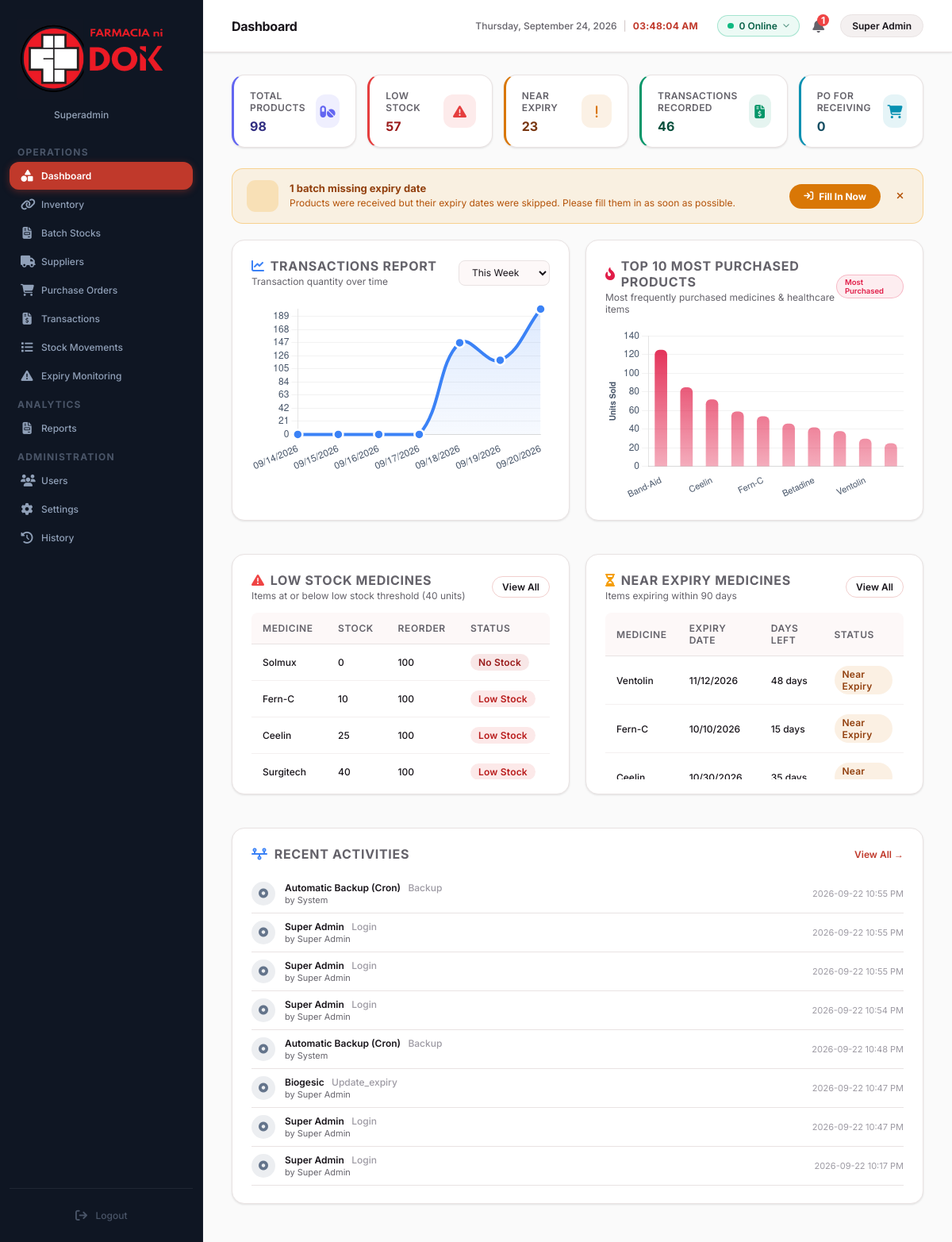
Page / (signed in) on the earlier database version.
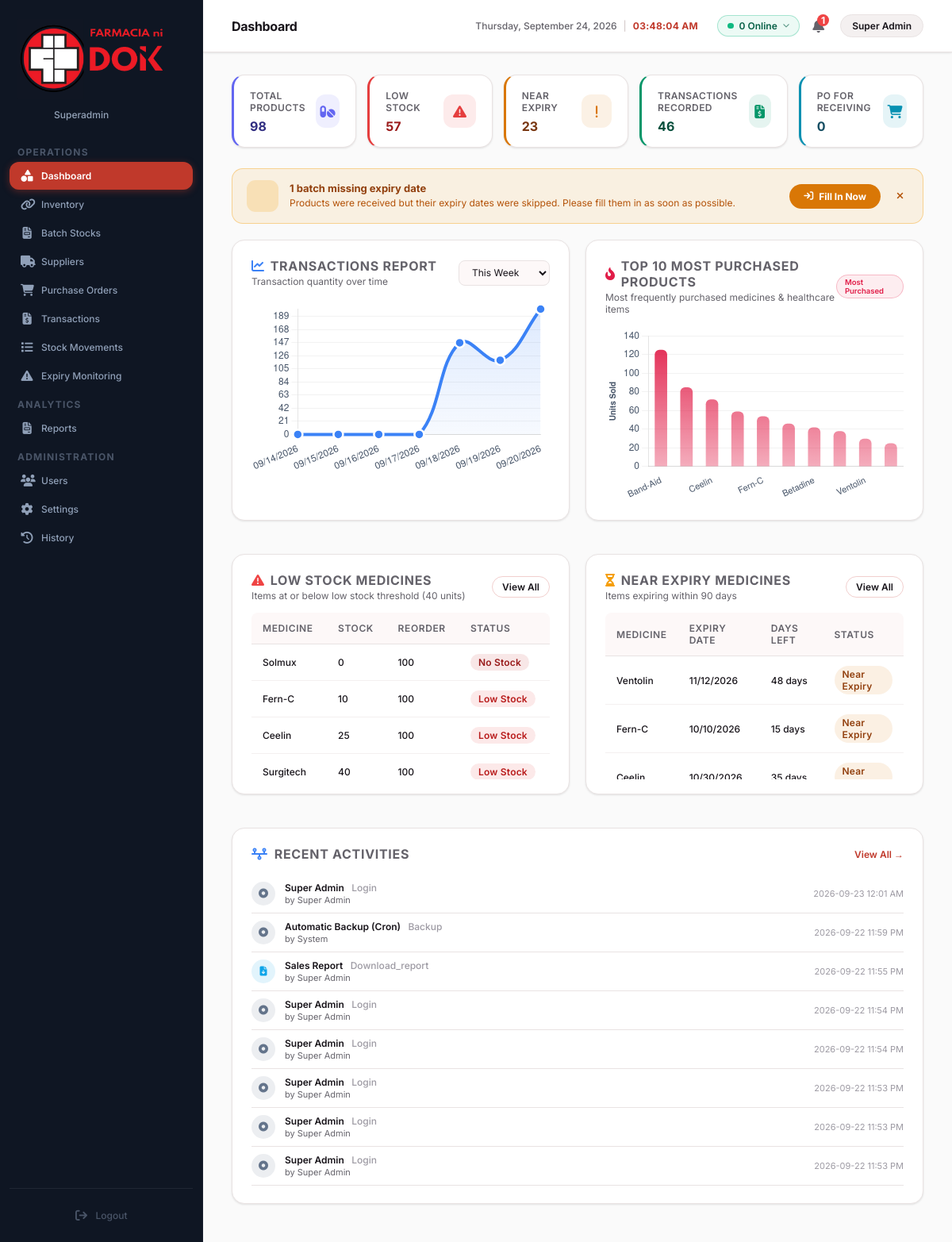
Same page on the later database version.
### tables this page shows
CREATE TABLE inventory (
            id TEXT PRIMARY KEY,
            generic TEXT,
            brand TEXT NOT NULL,
            category TEXT NOT NULL,
            stock INTEGER NOT NULL,
            reorder_point INTEGER NOT NULL,
            status TEXT NOT NULL,
            product_name TEXT NOT NULL,
            description TEXT NOT NULL,
            unit_of_measure TEXT NOT NULL,
            purchase_price REAL NOT NULL,
            supplier TEXT NOT NULL,
            archived_at TEXT DEFAULT NULL,
            deleted_at TEXT DEFAULT NULL
        );

CREATE TABLE batches (
            id TEXT PRIMARY KEY,
            medicine_id TEXT NOT NULL,
            expiry_date TEXT,
            current_qty INTEGER NOT NULL,
            status TEXT NOT NULL,
            expiry_pending INTEGER DEFAULT 0,
            FOREIGN KEY (medicine_id) REFERENCES inventory (id)
        );

CREATE TABLE activity_log (
            id INTEGER PRIMARY KEY AUTOINCREMENT,
            action TEXT NOT NULL,
            target_type TEXT NOT NULL,
            target_id TEXT NOT NULL,
            target_name TEXT NOT NULL,
            performed_by TEXT NOT NULL,
            performed_at TEXT NOT NULL
        , details TEXT DEFAULT '');

### app.py (the view)
@app.route('/')
def dashboard():
    conn = get_db_connection()
    total_medicines = conn.execute("SELECT COUNT(*) FROM inventory WHERE archived_at IS NULL AND deleted_at IS NULL").fetchone()[0]
    low_stock = conn.execute("SELECT COUNT(*) FROM inventory WHERE status IN ('Low Stock', 'No Stock') AND archived_at IS NULL AND deleted_at IS NULL").fetchone()[0]
    near_expiry_setting = conn.execute("SELECT value FROM settings WHERE key = 'near_expiry_warning'").fetchone()
    try:
        near_expiry_days = int(near_expiry_setting['value']) if near_expiry_setting else 90
    except (ValueError, TypeError):
        near_expiry_days = 90
    from datetime import datetime
    all_batches_raw = conn.execute("SELECT expiry_date FROM batches WHERE current_qty > 0").fetchall()
    near_expiry = 0
    for b in all_batches_raw:
        try:
            expiry_dt = datetime.strptime(b['expiry_date'], '%m/%d/%Y')
            days_left = (expiry_dt - datetime.now()).days
            if 0 < days_left <= near_expiry_days:
                near_expiry += 1
        except Exception:
            pass
    sales_recorded = conn.execute('SELECT COUNT(*) FROM sales').fetchone()[0]
    po_receiving = conn.execute("SELECT COUNT(*) FROM purchase_orders WHERE status = 'For Receiving'").fetchone()[0]
    try:
        pending_expiry = conn.execute("SELECT COUNT(*) FROM batches WHERE expiry_pending = 1").fetchone()[0]
    except Exception:
        pending_expiry = 0
    low_stock_meds = conn.execute("SELECT brand as medicine, stock, reorder_point, status FROM inventory WHERE status IN ('Low Stock', 'No Stock') AND archived_at IS NULL AND deleted_at IS NULL LIMIT 5").fetchall()
    near_expiry_meds_raw = conn.execute('''
        SELECT i.brand as medicine, b.expiry_date, b.status
        FROM batches b
        JOIN inventory i ON b.medicine_id = i.id
        WHERE b.current_qty > 0 AND b.status NOT IN ('Disposed', 'Expired')
    ''').fetchall()
    near_expiry_meds = []
    for b in near_expiry_meds_raw:
        try:
            expiry_dt = datetime.strptime(b['expiry_date'], '%m/%d/%Y')
            days_left = (expiry_dt - datetime.now()).days
        except Exception:
            days_left = None
        if days_left is not None and 0 < days_left <= near_expiry_days:
            near_expiry_meds.append({
                'medicine': b['medicine'],
                'expiry_date': b['expiry_date'],
                'days_left': f"{days_left} days",
                'status': 'Near Expiry'
            })
    near_expiry_meds = near_expiry_meds[:5]
    all_sales = conn.execute('SELECT sale_date, qty FROM sales').fetchall()
    from collections import defaultdict
    from datetime import datetime, timedelta
    sales_dates = []
    for s in all_sales:
        try:
            dt = datetime.strptime(s['sale_date'], '%m/%d/%Y')
            sales_dates.append((dt, s['qty']))
        except Exception:
            pass
    if sales_dates:
        anchor_date = max(d[0] for d in sales_dates)
    else:
        anchor_date = datetime.now()
    last_week_data = {}
    for i in range(7):
        d = anchor_date - timedelta(days=6-i)
        last_week_data[d.strftime('%m/%d/%Y')] = 0
    for dt, qty in sales_dates:
        d_str = dt.strftime('%m/%d/%Y')
        if d_str in last_week_data:
            last_week_data[d_str] += qty
    last_week_labels = list(last_week_data.keys())
    last_week_values = list(last_week_data.values())
    monday_of_week = anchor_date - timedelta(days=anchor_date.weekday())
    this_week_data = {}
    for i in range(7):
        d = monday_of_week + timedelta(days=i)
        this_week_data[d.strftime('%m/%d/%Y')] = 0
    for dt, qty in sales_dates:
        d_str = dt.strftime('%m/%d/%Y')
        if d_str in this_week_data:
            this_week_data[d_str] += qty
    this_week_labels = list(this_week_data.keys())
    this_week_values = list(this_week_data.values())
    monthly_map = defaultdict(int)
    for dt, qty in sales_dates:
        monthly_map[dt.strftime('%b %Y')] += qty
    sorted_months = sorted(monthly_map.keys(), key=lambda x: datetime.strptime(x, '%b %Y'))
    monthly_labels = sorted_months
    monthly_values = [monthly_map[m] for m in sorted_months]
    annual_map = defaultdict(int)
    for dt, qty in sales_dates:
        annual_map[dt.strftime('%Y')] += qty
    sorted_years = sorted(annual_map.keys())
    annual_labels = sorted_years
    annual_values = [annual_map[y] for y in sorted_years]
    top_products_query = '''
        SELECT i.brand, i.generic, SUM(s.qty) as total_sold
        FROM sales s
        JOIN inventory i ON s.medicine_id = i.id
        WHERE i.archived_at IS NULL AND i.deleted_at IS NULL
        GROUP BY s.medicine_id
        ORDER BY total_sold DESC
        LIMIT 10
    '''
    top_products_raw = conn.execute(top_products_query).fetchall()
    top_product_labels = [row['brand'] for row in top_products_raw]
    top_product_values = [int(row['total_sold']) for row in top_products_raw]
    top_product_generics = [row['generic'] if row['generic'] and row['generic'] != 'N/A' else '' for row in top_products_raw]
    inventory_stocks = conn.execute('SELECT brand, stock FROM inventory WHERE archived_at IS NULL AND deleted_at IS NULL').fetchall()
    stock_labels = [item['brand'] for item in inventory_stocks]
    stock_values = [item['stock'] for item in inventory_stocks]
    current_role = session.get('role', '')
    is_superadmin = (
        current_role in ['Superadmin', 'Owner / Pharmacist']
        or 'Super' in current_role
        or 'Owner' in current_role
    )
    if is_superadmin:
        try:
            recent_activities_raw = conn.execute(
                'SELECT * FROM activity_log ORDER BY id DESC LIMIT 8'
            ).fetchall()
            recent_activities = [dict(r) for r in recent_activities_raw]
        except Exception:
            recent_activities = []
    else:
        recent_activities = []
    conn.close()
    return render_template('dashboard.html',
        total_medicines=total_medicines,
        low_stock=low_stock,
        near_expiry=near_expiry,
        sales_recorded=sales_recorded,
        po_receiving=po_receiving,
        low_stock_meds=low_stock_meds,
        near_expiry_meds=near_expiry_meds,
        last_week_labels=last_week_labels,
        last_week_values=last_week_values,
        this_week_labels=this_week_labels,
        this_week_values=this_week_values,
        weekly_labels=None,
        weekly_values=None,
        monthly_labels=monthly_labels,
        monthly_values=monthly_values,
        annual_labels=annual_labels,
        annual_values=annual_values,
        top_product_labels=top_product_labels,
        top_product_values=top_product_values,
        top_product_generics=top_product_generics,
        stock_labels=stock_labels,
        stock_values=stock_values,
        recent_activities=recent_activities,
        is_superadmin=is_superadmin,
        pending_expiry=pending_expiry,
        active_page='dashboard'
    )

### app.py (called while the page is built, shortened)
def has_permission(perm_key):
    role = session.get('role', '')
    if role in ['Superadmin', 'Owner / Pharmacist'] or 'Super' in role or 'Owner' in role:
        return True

def get_local_ip():
    try:
        s = socket.socket(socket.AF_INET, socket.SOCK_DGRAM)
        s.connect(('8.8.8.8', 80))
        ip = s.getsockname()[0]
        s.close()
        return ip
    except Exception:
        return '127.0.0.1'

@app.context_processor
def inject_system_info():
    return {'local_ip': get_local_ip()}

@app.before_request
def require_login():
    allowed_routes = ['login', 'static', 'forgot_password', 'send_otp', 'verify_otp']
    if request.endpoint not in allowed_routes and 'user_id' not in session:
        return redirect(url_for('login'))

### database.py (called while the page is built)
def get_db_path():
    if getattr(sys, 'frozen', False):
        base_dir = os.path.dirname(sys.executable)
    else:
        base_dir = os.path.dirname(os.path.abspath(__file__))
    return os.path.join(base_dir, 'farmacia.db')

def get_db_connection():
    conn = sqlite3.connect(get_db_path())
    conn.row_factory = sqlite3.Row
    return conn

### templates/dashboard.html (shortened to what the changed rows need)
{% extends 'base.html' %}
{% block title %}Dashboard{% endblock %}
{% block content %}
<div class="grid-2">
    <div class="panel" style="padding-bottom: 18px;">
        <div class="dashboard-alert-table">
            <table>
                <thead>
                    <tr>
                        <th>Medicine</th>
                        <th>Stock</th>
                        <th>Reorder</th>
                        <th>Status</th>
                    </tr>
                </thead>
                <tbody>
                    {% for item in low_stock_meds %}
                    <tr>
                        <td>{{ item.medicine }}</td>
                        <td>{{ item.stock }}</td>
                        <td>{{ item.reorder_point }}</td>
                        <td>
                            <span class="status-badge {% if item.stock == 0 or item.status == 'No Stock' %}status-no-stock{% else %}status-low-stock{% endif %}">
                                {% if item.stock == 0 or item.status == 'No Stock' %}No Stock{% else %}Low Stock{% endif %}
                            </span>
                        </td>
                    </tr>
                    {% endfor %}
                </tbody>
            </table>
        </div>
    </div>
    <div class="panel" style="padding-bottom: 18px;">
        <div class="dashboard-alert-table">
            <table>
                <thead>
                    <tr>
                        <th>Medicine</th>
                        <th>Expiry Date</th>
                        <th>Days Left</th>
                        <th>Status</th>
                    </tr>
                </thead>
                <tbody>
                    {% for item in near_expiry_meds %}
                    <tr>
                        <td>{{ item.medicine }}</td>
                        <td>{{ item.expiry_date }}</td>
                        <td class="expiry-countdown" data-expiry="{{ item.expiry_date }}">{{ item.days_left }}</td>
                        <td><span class="status-badge status-near-expiry">Near Expiry</span></td>
                    </tr>
                    {% endfor %}
                </tbody>
            </table>
        </div>
    </div>
</div>
{% if is_superadmin or session.get('role') in ['Superadmin', 'Owner / Pharmacist'] or 'Super' in session.get('role', '') or 'Owner' in session.get('role', '') %}
<div class="panel" style="margin-top: 22px;">
    {% if recent_activities %}
    <div>
        {% for act in recent_activities %}
        {% set ico = icon_map.get(act.action, ('fa-circle-dot','rgba(100,116,139,0.12)','#64748b')) %}
        <div style="display:flex;align-items:center;gap:12px;padding:9px 0;border-bottom:1px solid var(--border);">
            <div style="width:30px;height:30px;border-radius:50%;background:{{ ico[1] }};color:{{ ico[2] }};display:flex;align-items:center;justify-content:center;font-size:12px;flex-shrink:0;">
                <i class="fa-solid {{ ico[0] }}"></i>
            </div>
            <div style="flex:1;min-width:0;">
                <span style="font-size:13px;font-weight:600;color:var(--text);">{{ act.target_name }}</span>
                <span style="font-size:11px;font-weight:500;color:var(--text-muted);margin-left:6px;text-transform:capitalize;">{{ act.action }}</span>
                <div style="font-size:11px;color:var(--text-secondary);margin-top:1px;">by {{ act.performed_by }}</div>
            </div>
            <div style="font-size:11px;color:var(--text-muted);white-space:nowrap;">{{ act.performed_at }}</div>
        </div>
        {% endfor %}
    </div>
    {% endif %}
</div>
{% endif %}
{% endblock %}

Differences in the rows shown:
no longer on this page (row unchanged): activity_log: target_name "Automatic Backup (Cron)", action "Backup", performed_by "System", performed_at "2026-09-22 10:55 PM"
no longer on this page (row unchanged): activity_log: target_name "Super Admin", action "Login", performed_by "Super Admin", performed_at "2026-09-22 10:55 PM"
no longer on this page (row unchanged): activity_log: target_name "Super Admin", action "Login", performed_by "Super Admin", performed_at "2026-09-22 10:55 PM"
no longer on this page (row unchanged): activity_log: target_name "Super Admin", action "Login", performed_by "Super Admin", performed_at "2026-09-22 10:54 PM"
no longer on this page (row unchanged): activity_log: target_name "Automatic Backup (Cron)", action "Backup", performed_by "System", performed_at "2026-09-22 10:48 PM"
no longer on this page (row unchanged): activity_log: target_name "Biogesic", action "Update_expiry", performed_by "Super Admin", performed_at "2026-09-22 10:47 PM"
no longer on this page (row unchanged): activity_log: target_name "Super Admin", action "Login", performed_by "Super Admin", performed_at "2026-09-22 10:47 PM"
no longer on this page (row unchanged): activity_log: target_name "Super Admin", action "Login", performed_by "Super Admin", performed_at "2026-09-22 10:17 PM"
added activity_log: target_name "Super Admin", action "Login", performed_by "Super Admin", performed_at "2026-09-23 12:01 AM"
added activity_log: target_name "Automatic Backup (Cron)", action "Backup", performed_by "System", performed_at "2026-09-22 11:59 PM"
added activity_log: target_name "Sales Report", action "Download_report", performed_by "Super Admin", performed_at "2026-09-22 11:55 PM"
added activity_log: target_name "Super Admin", action "Login", performed_by "Super Admin", performed_at "2026-09-22 11:54 PM"
added activity_log: target_name "Super Admin", action "Login", performed_by "Super Admin", performed_at "2026-09-22 11:54 PM"
added activity_log: target_name "Super Admin", action "Login", performed_by "Super Admin", performed_at "2026-09-22 11:53 PM"
added activity_log: target_name "Super Admin", action "Login", performed_by "Super Admin", performed_at "2026-09-22 11:53 PM"
added activity_log: target_name "Super Admin", action "Login", performed_by "Super Admin", performed_at "2026-09-22 11:53 PM"
